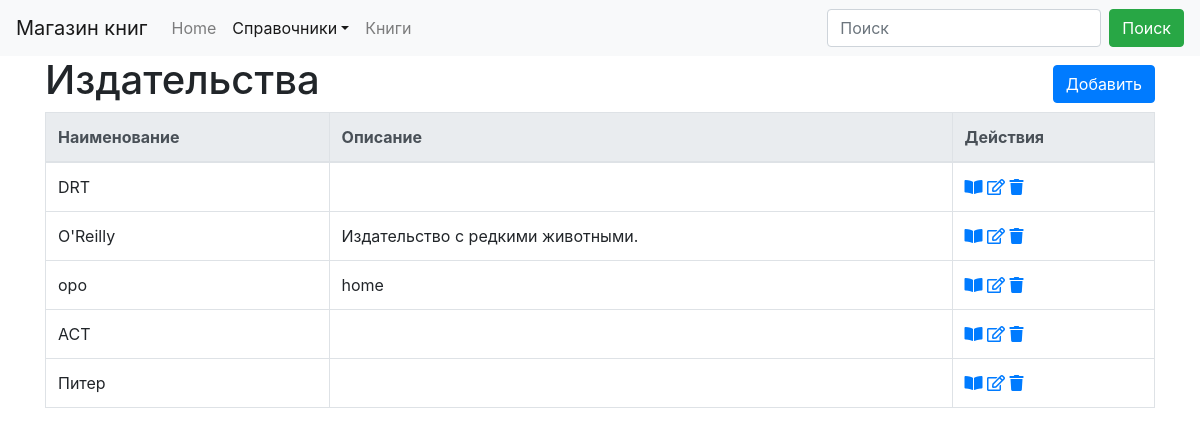
The page /ref/publishing/ on the database as committed earlier.
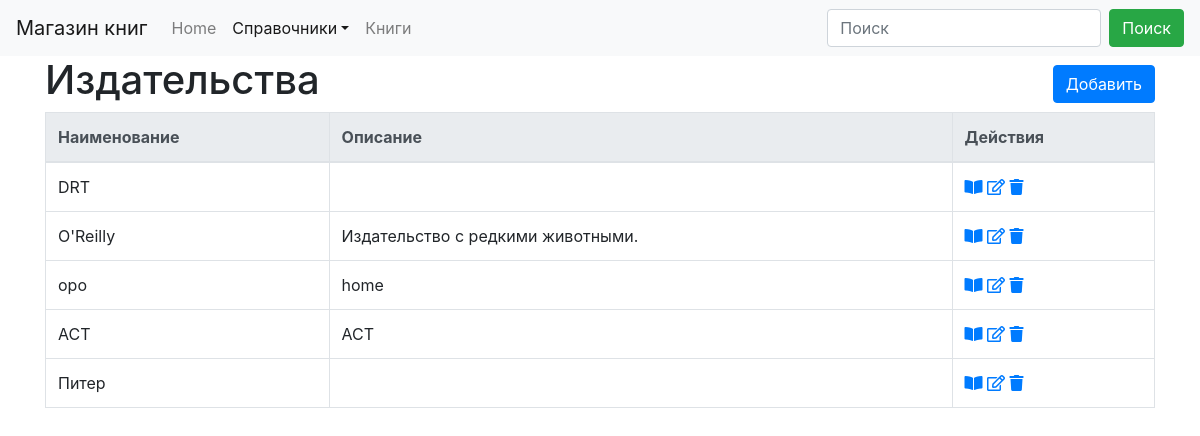
The same page on the database as committed later.
### dimensionsapp/models.py (models this page shows, shortened)
class Dimension(models.Model):
    name = models.CharField("Наименование", max_length=50, unique=True)
    description = models.TextField("Описание", blank=True, )
    class Meta:
        abstract = True
        ordering = ['name']

class PublishingHouse(Dimension):
    class Meta(Dimension.Meta):
        verbose_name = 'издательство'
        verbose_name_plural = 'издательства'

### dimensionsapp/views.py (the view)
# urls.py: path('publishing/', PublishingHouseListView.as_view(), name='publishing_house_list'),
class PublishingHouseListView(ListViewFilter):
    model = PublishingHouse

### dimensionsapp/form.py
class SearchForm(forms.Form):
    search = forms.CharField(label='Наименование', required=False)

### dimensionsapp/views.py (called while the page is built)
    def get_context_data(self, *, object_list=None, **kwargs):
        context = super().get_context_data(**kwargs)
        if 'search' in self.request.GET:
            context['form'] = self.form({'search': self.request.GET['search']})
            context['search_string'] = self.request.GET['search']
        else:
            context['form'] = self.form()
        return context

    def get_queryset(self):
        qs = super().get_queryset()
        if 'search' in self.request.GET and self.request.GET['search'] != '':
            name = self.request.GET['search']
            qs = qs.filter(name__istartswith=name)
        return qs

### dimensionsapp/templates/dimensionsapp/publishinghouse_list.html (shortened to what this page needs)
{% extends 'dimension_list.html' %}
{% block header %}
        <H1>Издательства</H1>
    {% endblock %}
{% block create_ankor%}{% url 'publishing_house_create' %}{% endblock %}
{% block  url_view%}{% url 'publishing_house_detail' object.pk%}{% endblock %}
{% block  url_edit%}{% url 'publishing_house_update' object.pk%}{% endblock %}
{% block  url_delete%}{% url 'publishing_house_delete' object.pk%}{% endblock %}

### templates/dimension_list.html (shortened to what this page needs)
{% extends 'base.html' %}
{% load static %}
{% load crispy_forms_tags %}
{% block navbar %}
    {% include 'navbar.html' with search_tag="search" active="dimension"%}
{% endblock %}
{% block body %}
    <div class="container">
        <div class="row align-items-center">
            <div class="col-auto">
                {% block header %}{% endblock %}
            </div>
            <div class="col text-right" >
                    {% block create %}
                    <a href="{% block create_ankor %}{{ object_list.model.get_create_url }}{% endblock %}" class="btn btn-primary my-1" >Добавить</a>
                    {% endblock %}
            </div>
        </div>
        <table class="table table-bordered">
            {% block dimension_list %}
                <thead class="thead-light">
                    <tr>
                        {% block list_header %}
                            <th>Наименование</th>
                            <th>Описание</th>
                        {% endblock %}
                        <th>Действия</th>
                    </tr>
                </thead>
                <tbody>
                    {% for object in object_list %}
                        <tr>
                        {% block list_element %}
                            <td>{{ object.name }}</td>
                            <td>{{  object.description }}</td>
                        {% endblock %}
                            <td>
                                <a href="{% block  url_view%}{{ object.get_detail_url }}{% endblock %}" title="Посмотреть"><i class="fas fa-book-open"></i></a>
                                <a href="{% block  url_edit%}{{ object.get_update_url }}{% endblock %}" title="Править"><i class="far fa-edit"></i></a>
                                <a href="{% block  url_delete%}{{ object.get_delete_url }}{% endblock %}" title="Удалить"><i class="fas fa-trash"></i></a>
                            </td>
                        </tr>
                    {% endfor %}
                </tbody>
            {% endblock %}
        </table>
    </div>
{% endblock body %}

Rows that differ between the two databases and show on the page:
changed PublishingHouse "АСТ": description (not shown) → "АСТ"
